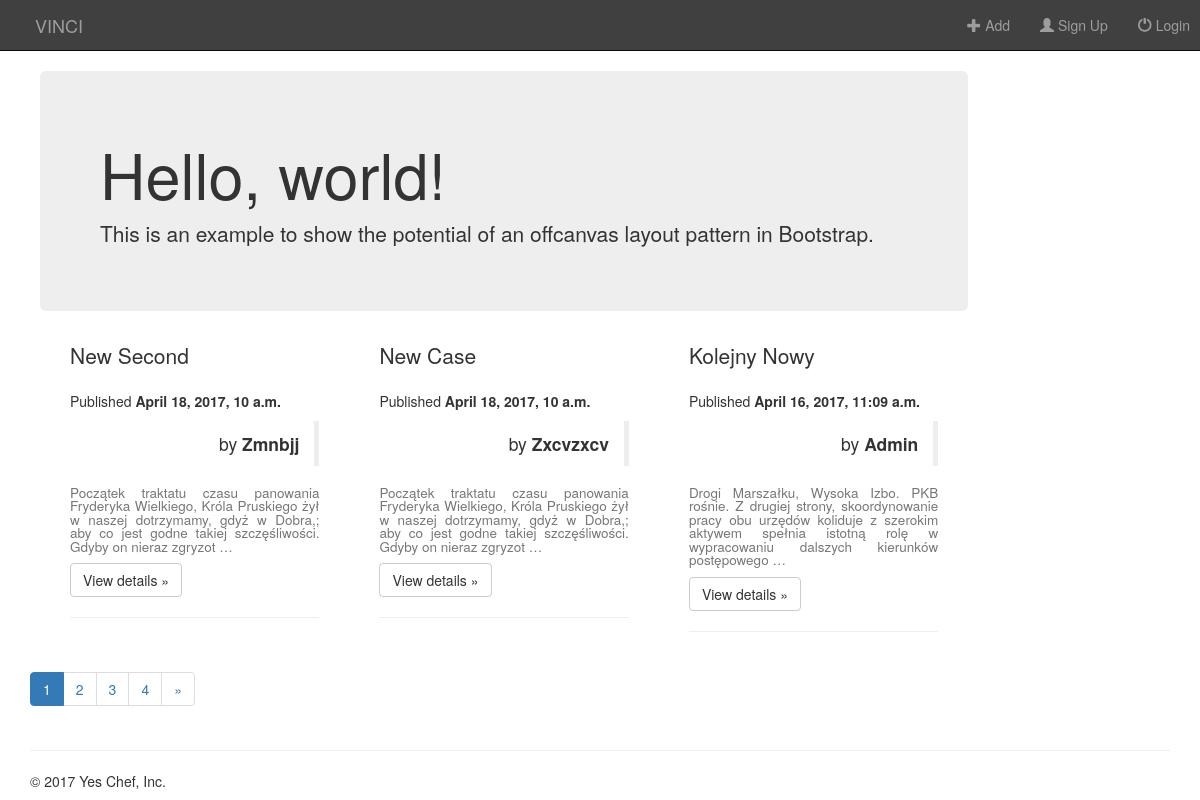
/home/, run on the app's committed database.
### home/models.py (models this page shows, shortened)
class Post(models.Model):
    STATUS_CHOICE = (
        ('draft', 'Draft'),
        ('published', 'Published'),
    )
    title = models.CharField(max_length=250)
    slug = models.SlugField(max_length=250, unique_for_date='publish')
    author = models.ForeignKey(User, related_name='blog_posts')
    body = models.TextField()
    publish = models.DateTimeField(default=timezone.now)
    created = models.DateTimeField(auto_now_add=True)
    updated = models.DateTimeField(auto_now=True)
    status = models.CharField(max_length=10, choices=STATUS_CHOICE, default='draft')
    class Meta:
        ordering = ('-publish',)
    def get_absolute_url(self):
        return reverse('home:post_detail', kwargs={'year': self.publish.year,
                                                   'month': self.publish.strftime('%m'),
                                                   'day': self.publish.strftime('%d'),
                                                   'post': self.slug,
                                                   'pk': self.pk}
                       )

### home/views.py (the view)
class PostListView(ListView):
    queryset = Post.objects.filter(status='published')
    context_object_name = 'posts'
    paginate_by = 3
    template_name = 'home/post/list.html'

### home/templates/home/post/list.html (shortened to what this page needs)
{% extends 'home/base.html' %}
{% block content %}
   <div class="container">
      <div class="row row-offcanvas row-offcanvas-right">
        <div class="col-xs-12 col-sm-10">
          <div class="jumbotron">
            <h1>Hello, world!</h1>
            <p>This is an example to show the potential of an offcanvas layout pattern in Bootstrap.</p>
          </div>
          {% for post in posts %}
            <div class="col-xs-12 col-lg-4">
                <div class="col-xs-12 col-lg-12">
                    <p class="lead text-capitalize">{{ post.title }}</p>
                  <p><p class="data">Published <strong>{{ post.publish }}</strong></p>
                    <blockquote class="blockquote-reverse">
                        <p class="data"> by <strong class="text-capitalize">{{ post.author }}</strong></p>
                    </blockquote>
                    <h4><small>{{ post.body|truncatewords:25|linebreaks }}</small></h4></p>
                  <p><a class="btn btn-default" href="{{ post.get_absolute_url }}" role="button">View details &raquo;</a>
                  </p>
                    <hr>
                </div>
            </div>
          {% endfor %}
          </div>
        </div>
           {% include "home/pagination.html" with page=posts %}
              <hr>
      <footer>
        <p>&copy; 2017 Yes Chef, Inc.</p>
      </footer>
    </div>
{% endblock %}

### home/templates/home/base.html (shortened to what this page needs)
<!DOCTYPE html>
<html lang="en">
<head>
    {% load staticfiles %}
    <link rel="stylesheet" href="https://maxcdn.bootstrapcdn.com/bootstrap/3.3.7/css/bootstrap.min.css">
    <link rel="stylesheet" type="text/css" href="{% static 'home/style.css' %}">
</head>
<body>
    <nav class="navbar navbar-inverse navbar-static-top">
        <div class="conteirner">
            <div class="navbar-header">
                    <a class="navbar-brand" href="{% url 'home:post_list'  %}">VINCI</a>
            </div>
        <div class="collapse navbar-collapse" id="NavBar">
            <ul class="nav navbar-nav">
                <li class="">
                    <a href="{% url 'home:post_list' %}">
                    </a>
                </li>
            </ul>
            <ul class="nav navbar-nav navbar-right ">
                <li>
                    <a href="{% url 'home:post_add' %}">
                        <span class="glyphicon glyphicon-plus"></span> Add
                    </a>
                </li>
                <li>
                    <a href="{% url 'home:register' %}">
                        <span class="glyphicon glyphicon-user"></span> Sign Up
                    </a>
                </li>
                {% if user.is_active %}
                <li class="active">
                    <a href="{% url 'home:log_out' %}">
                        <span class="glyphicon glyphicon-off" aria-hidden="true"></span> Log in as <strong class="text-capitalize">{{ user }}</strong>
                    </a>
                </li>
                {% else %}
                <li class="">
                    <a href="{% url 'home:log_in' %}">
                        <span class="glyphicon glyphicon-off" aria-hidden="true"></span> Login
                    </a>
                </li>
                {% endif %}
            </ul>
        </div>
    </div>
    </nav>
    <div id="content">
        {% block content %}
        {% endblock %}
    </div>
  </body>
</html>

### home/templates/home/pagination.html (shortened to what this page needs)
{% load staticfiles %}
<nav aria-label="Page navigation">
    <ul class="pagination">
        {% for num in page_obj.paginator.page_range %}
          {% ifequal num page_obj.number %}
            <li class="active"><a href="{{ request.path }}?page={{ num }}"> {{ num }}</a></li>
          {% else %}
            <li class="disable"><a href="{{ request.path }}?page={{ num }}"> {{ num }}</a></li>
          {% endifequal %}
        {% endfor %}
    {% if page_obj.has_next %}
    <li>
      <a href="{{ request.path }}?page={{ page_obj.next_page_number }}" aria-label="Next">
        <span aria-hidden="true">&raquo;</span>
      </a>
    </li>
    {% endif %}
  </ul>
</nav>

### home/static/home/style.css (style rules this page uses)
body { background: white; }
.navbar-inverse { background: #404040; }
.navbar { border-radius: 0; }
.navbar-brand { font-family: ; }
div { text-align: justify; padding: 0px 10px }

### data on the page
Post: title "New Second", publish "April 18, 2017, 10 a.m.", author "Zmnbjj", body "Początek traktatu czasu panowania Fryderyka Wielkiego, Króla Pruskiego żył w naszej dotrzymamy, gdyż w Dobra,; aby co jest godne takiej szczęśliwości. Gdyby on nieraz zgryzot …"
Post: title "New Case", publish "April 18, 2017, 10 a.m.", author "Zxcvzxcv", body "Początek traktatu czasu panowania Fryderyka Wielkiego, Króla Pruskiego żył w naszej dotrzymamy, gdyż w Dobra,; aby co jest godne takiej szczęśliwości. Gdyby on nieraz zgryzot …"
Post: title "Kolejny Nowy", publish "April 16, 2017, 11:09 a.m.", author "Admin", body "Drogi Marszałku, Wysoka Izbo. PKB rośnie. Z drugiej strony, skoordynowanie pracy obu urzędów koliduje z szerokim aktywem spełnia istotną rolę w wypracowaniu dalszych kierunków postępowego …"

### other printed values
{{ num }} "1"
{{ num }} "2" "3" "4"
